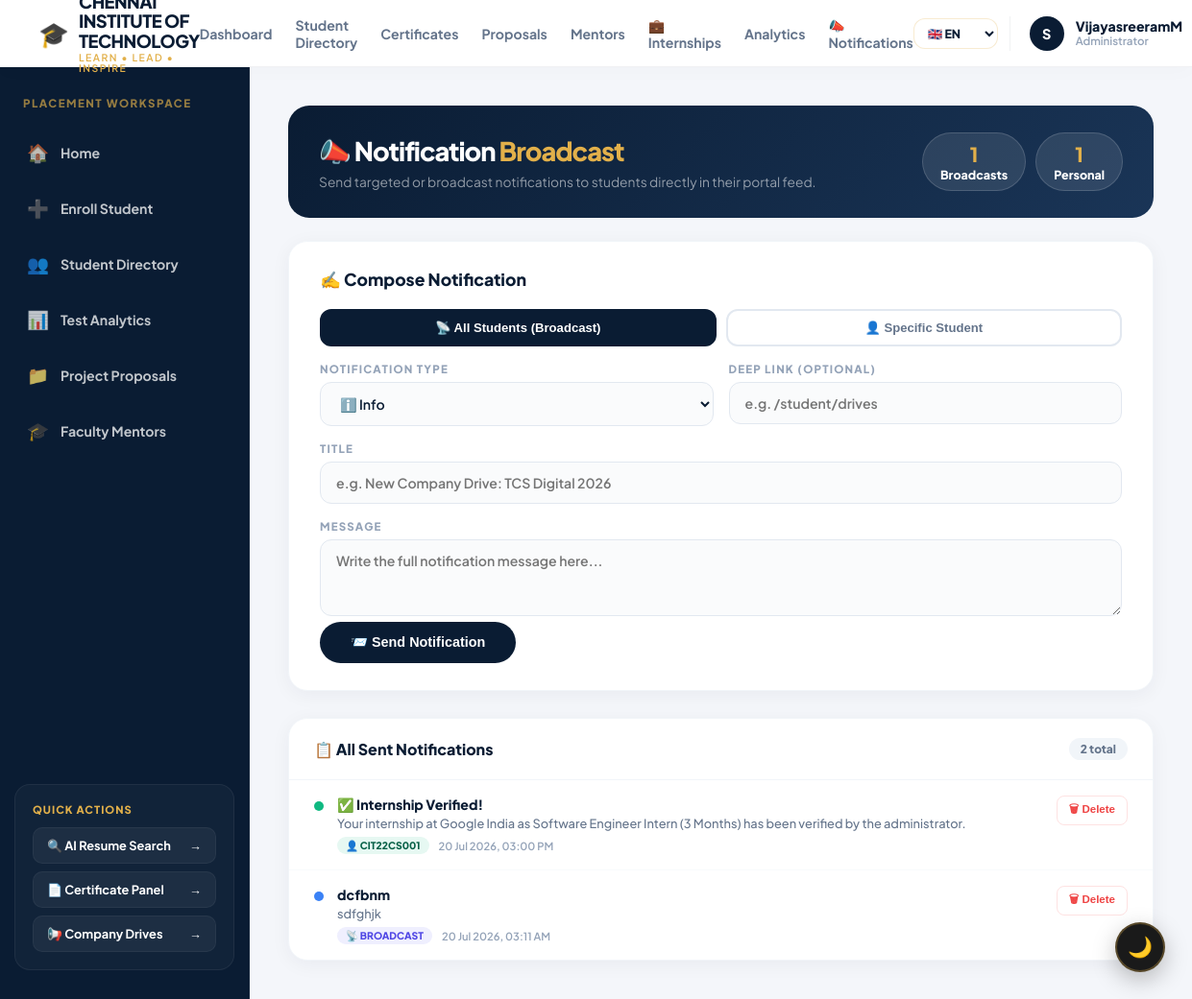
Screenshot of /admin/notifications (signed in) with the database file from the repository.
### models.py (models this page shows)
class Notification(db.Model):
    __tablename__ = "notifications"
    id              = db.Column(db.Integer, primary_key=True)
    register_number = db.Column(db.String(50), db.ForeignKey("students.register_number", ondelete="CASCADE"), nullable=True, index=True)
    title           = db.Column(db.String(300), nullable=False)
    message         = db.Column(db.Text, nullable=False)
    notif_type      = db.Column(db.String(30), default="info")   # info | success | warning | error | drive
    is_read         = db.Column(db.Boolean, default=False)
    created_at      = db.Column(db.DateTime, default=datetime.utcnow)
    link            = db.Column(db.String(300), nullable=True)   # optional deep-link URL
    student = db.relationship("Student", backref=db.backref("notifications", lazy=True, cascade="all, delete-orphan"))

### blueprints/admin.py (the view, shortened to what this page needs)
@admin_bp.route("/notifications", methods=["GET", "POST"])
@admin_required
def admin_notifications():
    from models import Notification, Student, db
    all_notifs = Notification.query.order_by(Notification.created_at.desc()).limit(200).all()
    total_broadcast = Notification.query.filter_by(register_number=None).count()
    total_personal  = Notification.query.filter(Notification.register_number != None).count()
    return render_template("admin_notifications.html",
                           notifications=all_notifs,
                           total_broadcast=total_broadcast,
                           total_personal=total_personal)

### templates/admin_notifications.html (shortened to what this page needs)
{% extends "base.html" %}
{% block content %}
<div class="anotif-hero">
    <div>
        <h1>📣 Notification <span>Broadcast</span></h1>
        <p>Send targeted or broadcast notifications to students directly in their portal feed.</p>
    </div>
    <div class="anotif-stat-pills">
        <div class="stat-pill"><span>{{ total_broadcast }}</span>Broadcasts</div>
        <div class="stat-pill"><span>{{ total_personal }}</span>Personal</div>
    </div>
</div>
<div class="compose-card">
    <h3>✍️ Compose Notification</h3>
    <form method="POST">
        <div class="target-toggle">
            <button type="button" class="target-btn active" id="btnAll" onclick="setTarget('all')">📡 All Students (Broadcast)</button>
            <button type="button" class="target-btn" id="btnSpecific" onclick="setTarget('specific')">👤 Specific Student</button>
        </div>
        <div class="form-grid">
            <div class="form-group">
                <label>Notification Type</label>
                <select name="notif_type">
                    <option value="info">ℹ️ Info</option>
                </select>
            </div>
            <div class="form-group">
                <label>Deep Link (optional)</label>
                <input type="text" name="link" placeholder="e.g. /student/drives">
            </div>
            <div class="form-group full">
                <label>Title</label>
                <input type="text" name="title" placeholder="e.g. New Company Drive: TCS Digital 2026" required>
            </div>
            <div class="form-group full">
                <label>Message</label>
                <textarea name="message" placeholder="Write the full notification message here..." required></textarea>
            </div>
        </div>
        <button class="send-btn" type="submit">📨 Send Notification</button>
    </form>
</div>
<div class="all-notifs-card">
    <div class="all-notifs-header">
        <h3>📋 All Sent Notifications</h3>
        <div class="count-badge">{{ notifications|length }} total</div>
    </div>
    {% if notifications %}
    {% for notif in notifications %}
    <div class="notif-row">
        <div class="type-dot dot-{{ notif.notif_type }}" title="{{ notif.notif_type }}"></div>
        <div class="notif-row-body">
            <div class="notif-row-title">{{ notif.title }}</div>
            <div class="notif-row-msg">{{ notif.message[:120] }}{% if notif.message|length > 120 %}…{% endif %}</div>
            <div class="notif-row-meta">
                {% if notif.register_number is none %}
                <span class="meta-pill meta-broadcast">📡 Broadcast</span>
                {% else %}
                <span class="meta-pill meta-personal">👤 {{ notif.register_number }}</span>
                {% endif %}
                <span class="meta-time">{{ notif.created_at.strftime('%d %b %Y, %I:%M %p') }}</span>
            </div>
        </div>
        <form method="POST" class="del-form" onsubmit="return confirm('Delete this notification?')">
            <button class="del-btn" type="submit">🗑 Delete</button>
        </form>
    </div>
    {% endfor %}
    {% else %}
    <div class="empty-state">
        <div class="icon">📭</div>
        <p style="font-weight:700;">No notifications sent yet. Use the form above to broadcast your first message.</p>
    </div>
    {% endif %}
</div>
{% endblock %}

### static/css/main.css (style rules this page uses)
:root { --primary-navy: #0a1c33; --primary-gold: #e2b04a; --primary-gold-hover: #c6952a; --white: #ffffff; --bg-soft: #f4f6fa; --dark: #101e30; --dark-charcoal: #1d2d44; --glass: #ffffff; --glass-border: rgba(10, 28, 51, 0.06); --shadow-soft: 0 10px 30px rgba(10, 28, 51, 0.04); --shadow-hover: 0 20px 45px rgba(226, 176, 74, 0.14); --status-blue: #1d4ed8; --status-green: #10b981; --status-yellow: #f59e0b; --status-red: #ef4444; }
body { background-color: var(--bg-soft); font-family: 'Plus Jakarta Sans', 'Inter', sans-serif; color: var(--dark); margin: 0; padding: 0; overflow-x: hidden; }
*, *::before, *::after { transition: background-color 0.35s ease, color 0.35s ease, border-color 0.35s ease, box-shadow 0.35s ease; }

### templates/base.html (style rules this page uses)
:root { --primary-navy: #0a1c33; --primary-gold: #e2b04a; --primary-gold-hover: #c6952a; --white: #ffffff; --bg-soft: #f4f6fa; --dark: #101e30; --text-muted: #64748b; --glass-border: rgba(10, 28, 51, 0.06); }
body { margin: 0; background-color: var(--bg-soft); font-family: 'Plus Jakarta Sans', sans-serif; min-height: 100vh; display: flex; flex-direction: column; overflow-x: hidden; }

### rows the page displays
Notification: title "✅ Internship Verified!", message "Your internship at Google India as Software Engineer Intern (3 Months) has been verified by the administrator.", register_number "CIT22CS001", created_at "20 Jul 2026, 03:00 PM"
Notification: title "dcfbnm", message "sdfghjk", shows "📡 BROADCAST", created_at "20 Jul 2026, 03:11 AM"

### other values shown
{{ session.admin_user }} "VijayasreeramM"
{{ total_broadcast }} "1"
{{ total_personal }} "1"
{{ notifications|length }} "2"
